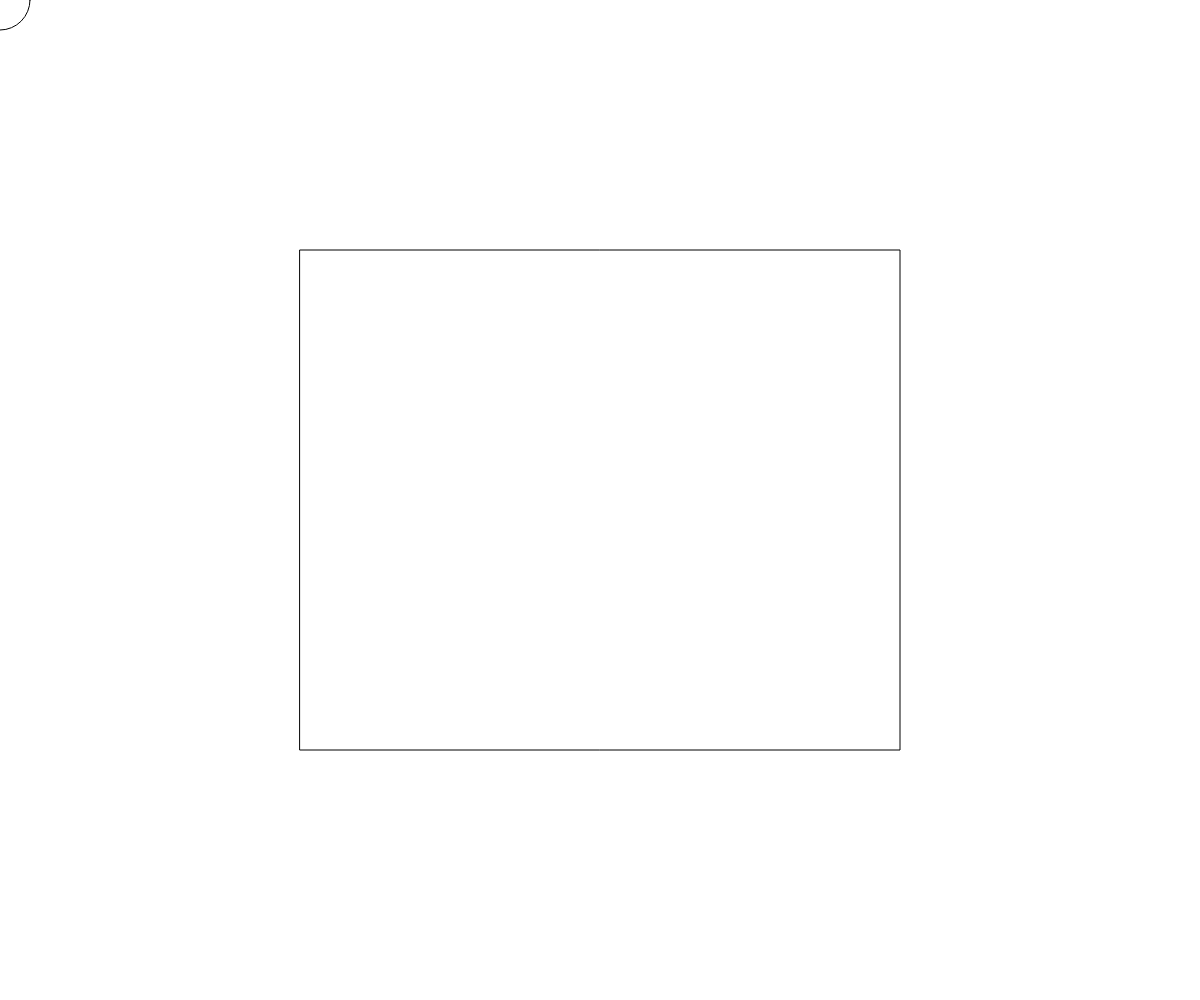
Frame 1 (no input)
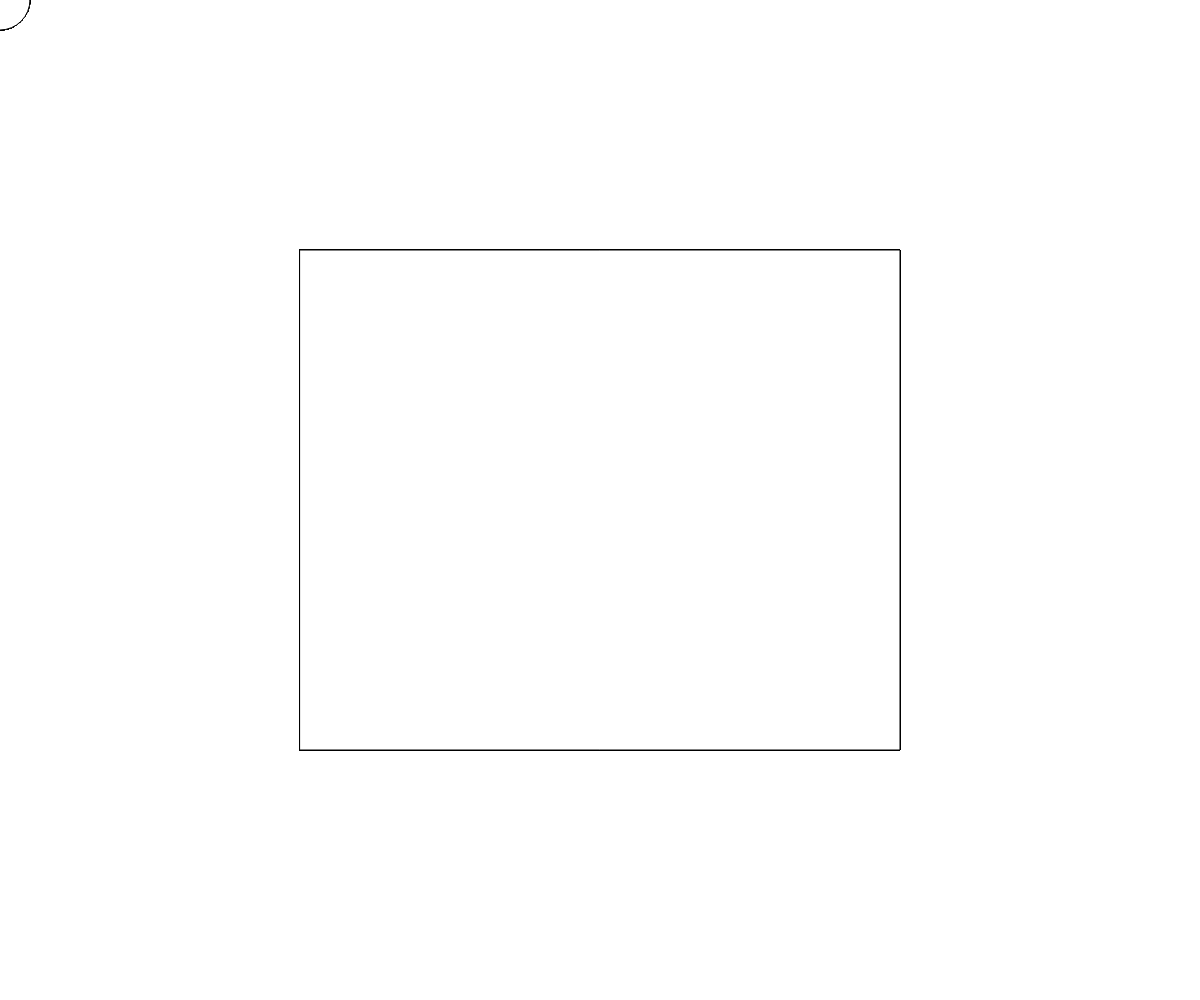
Frame 60 (no input)
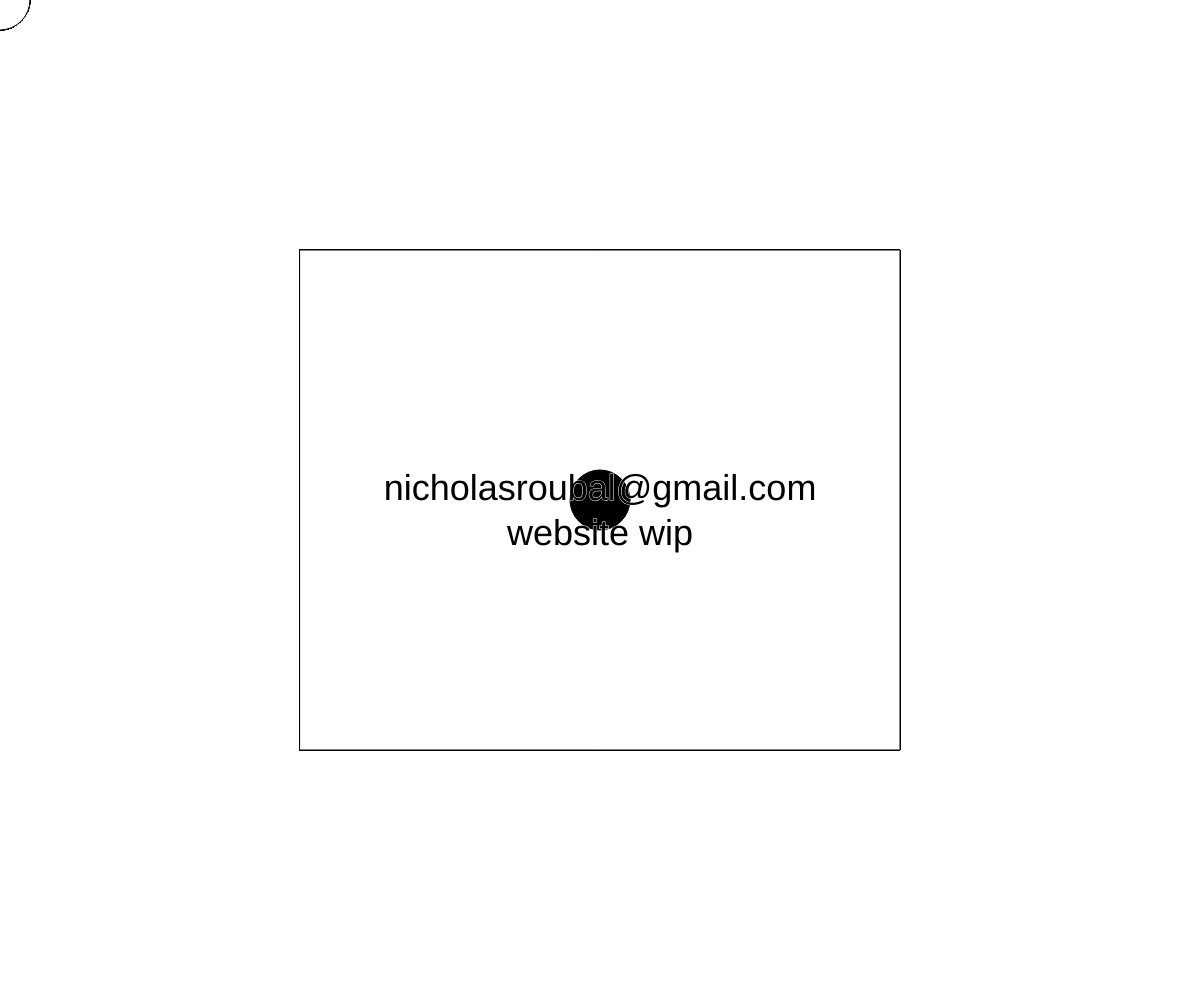
Frame 120 (the mouse pressed at the canvas centre since frame 60)

The p5.js sketch that drew these frames (run headless with seeded random() and noise() and a simulated clock; from frame 60 on, the mouse is pressed at the canvas centre):

// p5.js sketch
// ── sketch.js
function setup() {
  	createCanvas(windowWidth, windowHeight);
}

function draw() {
  fill(255);

  if (mouseIsPressed) {
    fill(255,0,0);
  }

  stroke(0);
  ellipse(mouseX, mouseY, 60, 60);

  // foreground
  fill(255);
  stroke(0);
  rect(width * 0.25, height * 0.25, 0.5 * width, 0.5 * height);

  if(mouseX > (width * 0.25 + 30) && mouseX < (width * 0.75 - 30) && mouseY > (height * 0.25 + 30) && mouseY < (height * 0.75 - 30))
  {
    fill(255,0,0);
    stroke(255,0,0);
    fill(0);
    stroke(0);

    ellipse(mouseX, mouseY, 60, 60);
  }
  
  //fill(0);
  stroke(255);
  textAlign(CENTER);
  textSize(width * 0.03);
  text("nicholasroubal@gmail.com\nwebsite wip", 0.5 * width , 0.5 * height);

}

function windowResized() {
  resizeCanvas(windowWidth, windowHeight);
}

// ── style.css
div {
  display: table;
  margin: auto;
  width: 0;
  font-family: "Courier New";
}

div ol {
  list-style-position: inside; 
}

a {
	color: black;
	text-decoration: none;
}

	a:hover {
		font-style: italic;
	}

// ── styles.css
a {
	color: black;
	text-decoration: none;
}
	a:hover {
		font-style: italic;
	}

#wrap {
   width:100%;
   margin:0 auto;
   font-family: "Arial";
}
#nav {
   float:left;
   width:20%;
}
#main {
   float:right;
   width:80%;
}
